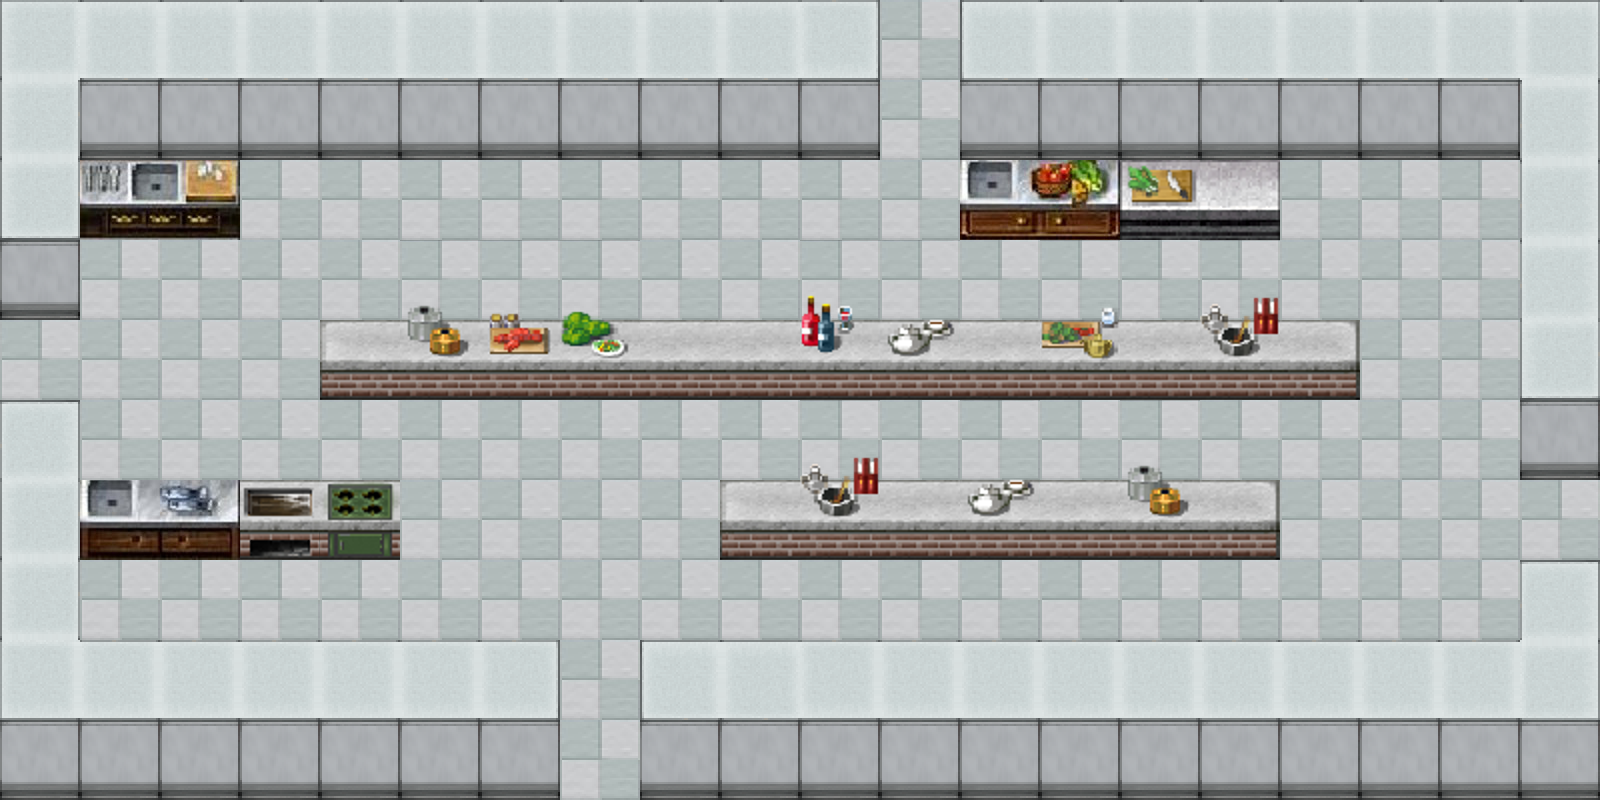

This is a level from a 2D game, rendered from its Tiled map with the project's own tilesets. A one-line summary and the complete map file follow:
An orthogonal 20x10 tile map with 80x80 px tiles, 3 tile layers (Tile Layer 1, Tile Layer 2, Tile Layer 3), 6 tilesets.

<map version="1.0" tiledversion="1.1.4" orientation="orthogonal" renderorder="right-down" width="20" height="10" tilewidth="80" tileheight="80" infinite="0" nextobjectid="1">
 <tileset firstgid="1" source="tilesets/floor2.tsx" />
 <tileset firstgid="2" source="tilesets/wallss.tsx" />
 <tileset firstgid="6" source="tilesets/tiles.tsx" />
 <tileset firstgid="22" source="tilesets/tiless.tsx" />
 <tileset firstgid="30" source="tilesets/tilesss.tsx" />
 <tileset firstgid="38" source="tilesets/tilessss.tsx" />
 <layer name="Tile Layer 1" width="20" height="10">
  <data encoding="csv">
5,2684354563,2684354563,2684354563,2684354563,2684354563,2684354563,2684354563,2684354563,2684354563,1610612738,1,2684354562,2684354563,2684354563,2684354563,2684354563,2684354563,2684354563,2684354565,
3,4,4,4,4,4,4,4,4,4,4,1,4,4,4,4,4,4,4,3221225475,
2,1,1,1,1,1,1,1,1,1,1,1,1,1,1,1,1,1,1,3221225475,
4,1,1,1,1,1,1,1,1,1,1,1,1,1,1,1,1,1,1,3221225475,
1,1,1,1,1,1,1,1,1,1,1,1,1,1,1,1,1,1,1,2,
3221225474,1,1,1,1,1,1,1,1,1,1,1,1,1,1,1,1,1,1,4,
3,1,1,1,1,1,1,1,1,1,1,1,1,1,1,1,1,1,1,1,
3,1,1,1,1,1,1,1,1,1,1,1,1,1,1,1,1,1,1,3221225474,
1610612741,1610612739,1610612739,1610612739,1610612739,1610612739,1610612738,1,2684354562,2684354563,1610612739,1610612739,1610612739,1610612739,1610612739,1610612739,1610612739,1610612739,1610612739,3221225477,
4,4,4,4,4,4,4,1,4,4,4,4,4,4,4,4,4,4,4,4
</data>
 </layer>
 <layer name="Tile Layer 2" width="20" height="10">
  <data encoding="csv">
0,0,0,0,0,0,0,0,0,0,0,0,0,0,0,0,0,0,0,0,
0,0,0,0,0,0,0,0,0,0,0,0,0,0,0,0,0,0,0,0,
0,0,0,0,0,0,0,0,0,0,0,0,22,23,36,35,20,21,20,0,
0,0,0,0,0,0,0,0,0,0,0,0,0,0,0,0,0,0,0,0,
0,0,0,0,38,39,39,39,39,39,39,39,39,39,39,39,40,0,13,0,
0,0,0,0,0,0,0,0,0,0,0,0,6,0,6,0,0,0,0,0,
0,0,0,0,0,0,0,0,0,38,39,39,39,39,39,40,8,0,0,0,
0,0,0,0,0,0,0,0,0,0,0,0,0,12,0,0,0,0,0,0,
0,0,0,0,0,0,0,0,0,0,0,0,0,0,0,0,0,0,0,0,
0,0,0,0,0,0,0,0,0,0,0,0,0,0,0,0,0,0,0,0
</data>
 </layer>
 <layer name="Tile Layer 3" width="20" height="10">
  <data encoding="csv">
0,0,0,0,0,0,0,0,0,0,0,0,0,0,0,0,0,0,0,0,
0,0,0,0,0,0,0,0,0,0,0,0,0,0,0,0,0,0,0,0,
0,24,25,18,14,17,15,16,0,0,0,0,0,0,0,0,0,0,0,0,
0,0,0,0,0,46,47,48,0,0,50,49,0,52,0,53,0,0,0,0,
0,0,0,0,0,54,55,56,0,0,58,57,0,60,0,61,0,0,0,0,
0,0,0,0,0,0,0,0,0,0,53,0,49,0,46,0,0,0,0,0,
0,28,29,42,45,0,0,0,0,0,61,0,57,0,54,0,0,0,0,0,
0,0,0,0,0,0,0,0,0,0,0,0,0,0,0,0,0,0,0,0,
0,0,0,0,0,0,0,0,0,0,0,0,0,0,0,0,0,0,0,0,
0,0,0,0,0,0,0,0,0,0,0,0,0,0,0,0,0,0,0,0
</data>
 </layer>
</map>